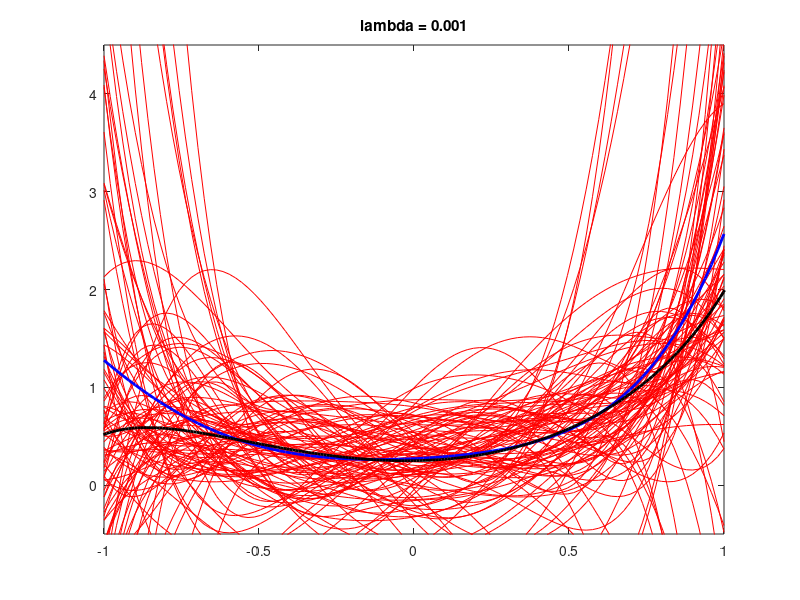
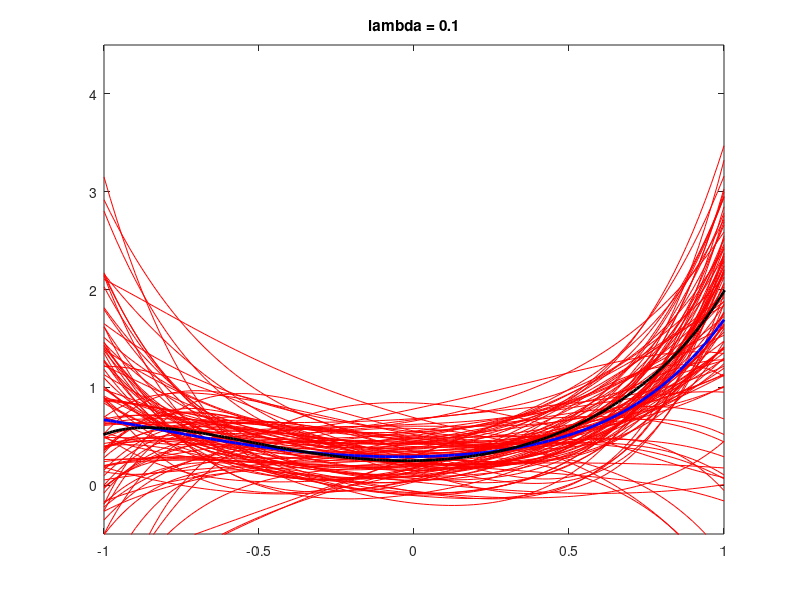
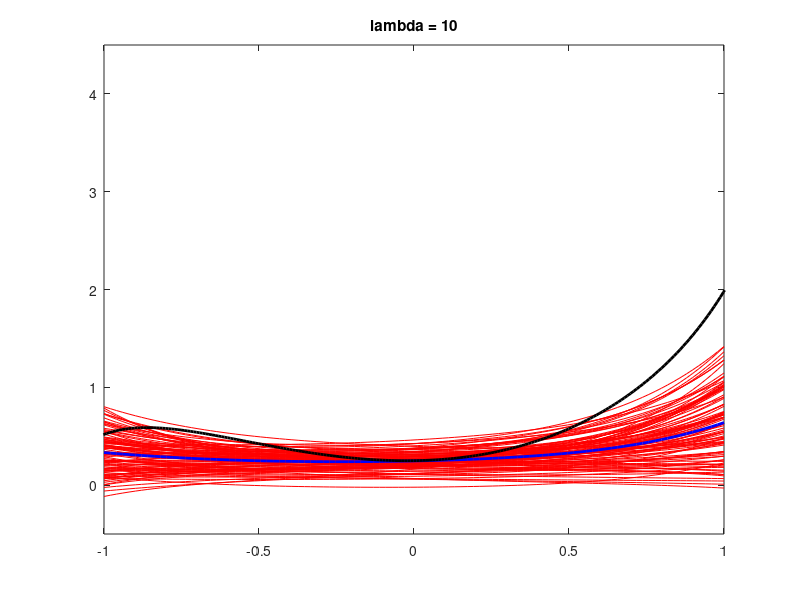

Reproduce these figures in MATLAB, in order.
%Chwan-Hao Tung
%861052182
%10/13/2016
%(CS 229)
%(PS 2)%



f1 = figure;
f2 = figure;
f3 = figure;
accurateX = -pi:0.01:pi;
y =tan(pi*accurateX/3)+(accurateX-0.5).^2;

lambda1 = 0.001;
lambda2 = 0.1;
lambda3 = 10;


figure(f1);
yhats = [];
for i = 1:100
    X = -1 + (1+1)*rand(10,1);
    X = sort(X);
    Y =tan(pi*X/3)+(X-0.5).^2;
    phiX = [ones(10,1) X X.*X X.*X.*X X.*X.*X.*X X.*X.*X.*X.*X];
    W = inv(phiX'*phiX+eye(size(phiX'*phiX))*lambda1)*phiX'*(Y+0.5*randn(10,1));
    X = linspace(-1,1);
    X = X';
    phiX = [ones(100,1) X X.*X X.*X.*X X.*X.*X.*X X.*X.*X.*X.*X];
    yhat = phiX*W;
    yhats = [yhats yhat];
    plot(X,yhat,'r','Linewidth',0.1);
    hold on;
end
aveY = mean(yhats,2);
plot(X, aveY,'b','Linewidth',2);
plot(accurateX,y,'k','Linewidth',2);
title('lambda = 0.001');
axis([-1 1 -0.5 4.5]);

figure(f2);
yhats = [];
for i = 1:100
    X = -1 + (1+1)*rand(10,1);
    X = sort(X);
    Y =tan(pi*X/3)+(X-0.5).^2;
    phiX = [ones(10,1) X X.*X X.*X.*X X.*X.*X.*X X.*X.*X.*X.*X];
    W = inv(phiX'*phiX+eye(size(phiX'*phiX))*lambda2)*phiX'*(Y+0.5*randn(10,1));
    X = linspace(-1,1);
    X = X';
    phiX = [ones(100,1) X X.*X X.*X.*X X.*X.*X.*X X.*X.*X.*X.*X];
    yhat = phiX*W;
    yhats = [yhats yhat];
    plot(X,yhat,'r','Linewidth',0.1);
    hold on;
end
aveY = mean(yhats,2);
plot(X, aveY,'b','Linewidth',2);
plot(accurateX,y,'k','Linewidth',2);
title('lambda = 0.1');
axis([-1 1 -0.5 4.5]);


figure(f3);
yhats = [];
for i = 1:100
    X = -1 + (1+1)*rand(10,1);
    X = sort(X);
    Y =tan(pi*X/3)+(X-0.5).^2;
    phiX = [ones(10,1) X X.*X X.*X.*X X.*X.*X.*X X.*X.*X.*X.*X];
    W = inv(phiX'*phiX+eye(size(phiX'*phiX))*lambda3)*phiX'*(Y+0.5*randn(10,1));
    X = linspace(-1,1);
    X = X';
    phiX = [ones(100,1) X X.*X X.*X.*X X.*X.*X.*X X.*X.*X.*X.*X];
    yhat = phiX*W;
    yhats = [yhats yhat];
    plot(X,yhat,'r','Linewidth',0.1);
    hold on;
end
aveY = mean(yhats,2);
plot(X, aveY,'b','Linewidth',2);
plot(accurateX,y,'k','Linewidth',2);
title('lambda = 10');
axis([-1 1 -0.5 4.5]);